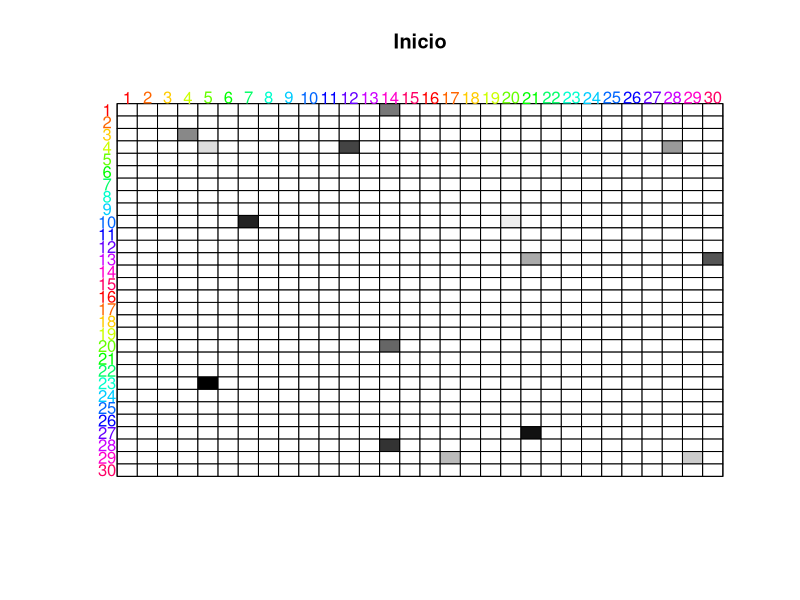

Recreate this plot in R. (Note: this script raises an error after producing the figure.)
library('parallel')
library('plyr')
suppressMessages(library("sna"))
dim <- 30
num <-  dim^2
seeds = 15
mxd = 50

paso <- function(pos)
{
    fila <- floor((pos - 1) / dim) + 1
    columna <- ((pos - 1) %% dim) + 1
    rs = actual[fila,columna]    
    if(rs==0)
    {
        vecindad <-  actual[max(fila - 1, 1) : min(fila + 1, dim),
                        max(columna - 1, 1): min(columna + 1, dim)]
    	sel = vecindad[vecindad>0]
    	if(length(sel)>0)
    	{
	    selv = sum(seq(1/(length(sel)+1),1,1/(length(sel)+1)) >runif(1))
	    if(selv>0 && selv<=length(sel))
	    {
		rs = sel[selv]
	    }
	    else
	    {
	        rs = 0
	    }
    	}
    }
    return(rs)
}

vs = data.frame()
actual <- matrix(rep(0,num), nrow=dim, ncol=dim)
seedl = sample(1:num, seeds)
sv = 0
for(s in seedl)
{
    sv = sv + 1
    fil = floor((s - 1) / dim) + 1
    col = ((s - 1) %% dim) + 1
    actual[fil,col] = sv
    vs = rbind(vs,c(sv,c(fil,col)))
}
#print(actual)

png("pb2_t0.png")
plot.sociomatrix(actual, diaglab=FALSE, main="Inicio",col=rainbow(seeds))
graphics.off()
 
cluster <- makeCluster(detectCores() - 1)
clusterExport(cluster, "dim")
clusterExport(cluster, "paso")
 
for (iteracion in 1:mxd) {
    clusterExport(cluster, "actual")
    siguiente <- parSapply(cluster, 1:num, paso)    
    actual <- matrix(siguiente, nrow=dim, ncol=dim, byrow=TRUE)
    #print(actual)
    salida = paste("pb2_t", iteracion, ".png", sep="")
    tiempo = paste("Paso", iteracion)
    png(salida)
    plot.sociomatrix(actual, diaglab=FALSE, main=tiempo)
    graphics.off()
    if (all(siguiente>0)) { # todos murieron
        print("Ya no queda nadie vivo.")
        break;
    }
}
vcr = count(as.vector(actual))
vc = vcr$freq
names(vc) = vcr$x
print(vc)
print(vs)
barplot(vc, ylim=c(0,200) )
stopCluster(cluster)
